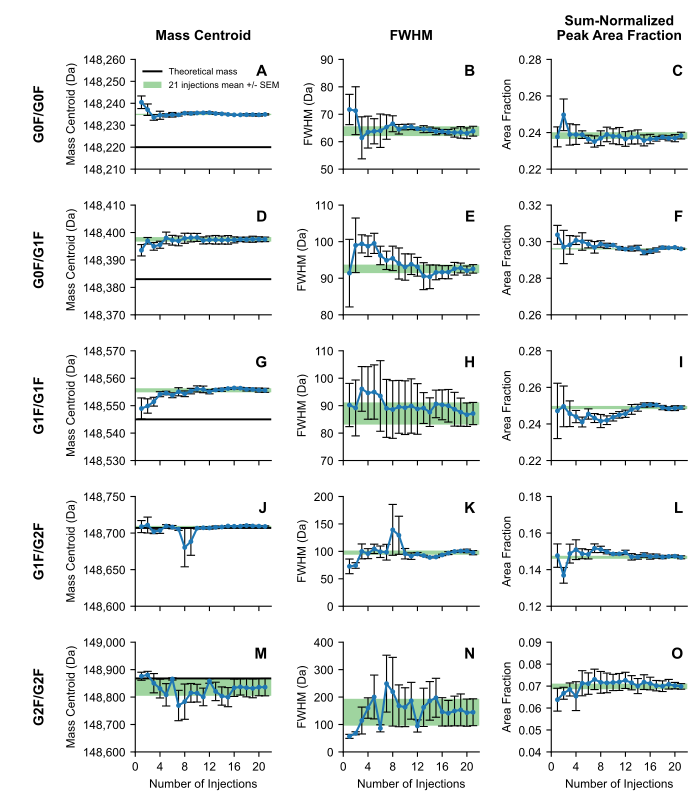

The script that saved this image:
"""Create the Waters mAb glycoform ion-statistics grid used in Figure S6."""

import re
from pathlib import Path

import matplotlib.pyplot as plt
from matplotlib.ticker import MaxNLocator, StrMethodFormatter
import numpy as np
import pandas as pd


REPLICATE_FOLDERS = [
    Path(r"Z:\Group Share\BHT\Temp\Paper\Stats\Waters mAb Rep 1"),
    Path(r"Z:\Group Share\BHT\Temp\Paper\Stats\Waters mAb Rep 2"),
    Path(r"Z:\Group Share\BHT\Temp\Paper\Stats\Waters mAb Rep 3"),
]

TARGET_MASSES = {
    "G0F/G0F": 148220.0,
    "G0F/G1F": 148383.0,
    "G1F/G1F": 148545.0,
    "G1F/G2F": 148707.0,
    "G2F/G2F": 148868.0,
}

MASS_TOLERANCE_DA = 100.0
EXPECTED_INJECTIONS = tuple(range(1, 22))
HIGHLIGHT_INJECTION = 21
OUTPUT_DPI = 300
OUTPUT_DIRECTORY = Path(__file__).resolve().parent
OUTPUT_PNG = OUTPUT_DIRECTORY / "Figure S6.png"
OUTPUT_PDF = OUTPUT_DIRECTORY / "Figure S6.pdf"
OUTPUT_CSV = OUTPUT_DIRECTORY / "Figure S6_results.csv"

Y_TICK_INTERVALS_PER_SIDE = 2
BASE_FONT_SIZE = 8.5
GRID_HEADER_FONT_SIZE = 10
SUBPLOT_LABEL_FONT_SIZE = 11
LEGEND_FONT_SIZE = 6.5
LEGEND_LOCATION = "upper left"
FIGURE_SIZE_INCHES = (7.0, 8.0)
PEAK_LABEL_OFFSET_POINTS = 10
AXIS_STROKE_WIDTH = 0.8
MEASUREMENT_LABEL = "glycoform"

REQUIRED_COLUMNS = {
    "Mass",
    "Area",
    "MassCentroid",
    "MassFWHM",
}

METRICS = {
    "centroid": {
        "title": "Mass Centroid",
        "ylabel": "Mass Centroid (Da)",
        "source": "Mass Centroid (Da)",
        "mean": "Mean Mass Centroid (Da)",
        "sem": "SEM Mass Centroid (Da)",
        "replicate": "Replicate {replicate} Mass Centroid (Da)",
        "format": "{x:,.0f}",
    },
    "fwhm": {
        "title": "FWHM",
        "ylabel": "FWHM (Da)",
        "source": "FWHM (Da)",
        "mean": "Mean FWHM (Da)",
        "sem": "SEM FWHM (Da)",
        "replicate": "Replicate {replicate} FWHM (Da)",
        "format": "{x:.0f}",
    },
    "area_fraction": {
        "title": "Sum-Normalized\nPeak Area Fraction",
        "ylabel": "Area Fraction",
        "source": "Sum-Normalized Peak Area Fraction",
        "mean": "Mean Sum-Normalized Peak Area Fraction",
        "sem": "SEM Sum-Normalized Peak Area Fraction",
        "replicate": (
            "Replicate {replicate} Sum-Normalized Peak Area Fraction"
        ),
        "format": "{x:.2f}",
    },
}


def extract_injection_number(path: Path) -> int:
    """Extract an injection count from a ``merged_N_peakparam.dat`` name."""
    match = re.search(r"merged_(\d+)_", path.name)
    if match is None:
        raise ValueError(f"Could not determine injection number from: {path.name}")
    return int(match.group(1))


def load_peak_parameters(path: Path) -> pd.DataFrame:
    """Load and validate one UniDec peak-parameter file."""
    table = pd.read_csv(path, sep=r"\s+", encoding="utf-8")
    missing_columns = REQUIRED_COLUMNS.difference(table.columns)
    if missing_columns:
        missing = ", ".join(sorted(missing_columns))
        raise ValueError(f"Missing columns ({missing}) in: {path}")

    table = table.copy()
    for column in REQUIRED_COLUMNS:
        table[column] = pd.to_numeric(table[column], errors="coerce")
    if table[list(REQUIRED_COLUMNS)].isna().any().any():
        raise ValueError(f"Non-numeric required values found in: {path}")
    return table


def match_target_peak(
    table: pd.DataFrame,
    target_mass: float,
    path: Path,
) -> pd.Series:
    """Return the closest peak whose first-column mass is within tolerance."""
    mass_error = (table["Mass"] - target_mass).abs()
    candidates = table.loc[mass_error <= MASS_TOLERANCE_DA]
    if candidates.empty:
        raise ValueError(
            f"No peak within {MASS_TOLERANCE_DA:g} Da of {target_mass:.2f} Da in: "
            f"{path}"
        )
    closest_index = mass_error.loc[candidates.index].idxmin()
    return table.loc[closest_index]


def collect_measurements() -> pd.DataFrame:
    """Collect the five matched glycoforms from all replicate DAT files."""
    records: list[dict[str, float | int | str]] = []

    for replicate, folder in enumerate(REPLICATE_FOLDERS, start=1):
        if not folder.is_dir():
            raise FileNotFoundError(f"Replicate folder not found: {folder}")

        files = list(folder.glob("*_peakparam.dat"))
        files.sort(key=extract_injection_number)
        found_injections = tuple(extract_injection_number(path) for path in files)
        if found_injections != EXPECTED_INJECTIONS:
            raise ValueError(
                f"Replicate {replicate} must contain injections 1--21 exactly once; "
                f"found {found_injections}"
            )

        for path in files:
            injection_number = extract_injection_number(path)
            table = load_peak_parameters(path)
            matched_peaks = {
                protein: match_target_peak(table, target_mass, path)
                for protein, target_mass in TARGET_MASSES.items()
            }

            matched_area_sum = sum(
                float(peak["Area"]) for peak in matched_peaks.values()
            )
            if matched_area_sum <= 0.0:
                raise ValueError(f"Matched peak areas do not have a positive sum: {path}")

            for protein, target_mass in TARGET_MASSES.items():
                peak = matched_peaks[protein]
                peak_area = float(peak["Area"])
                if peak_area < 0.0:
                    raise ValueError(f"Negative matched peak area found in: {path}")
                records.append(
                    {
                        "Protein": protein,
                        "Theoretical Mass (Da)": target_mass,
                        "Injection Number": injection_number,
                        "Replicate": replicate,
                        "Matched Mass (Da)": float(peak["Mass"]),
                        "Mass Centroid (Da)": float(peak["MassCentroid"]),
                        "FWHM (Da)": float(peak["MassFWHM"]),
                        "Sum-Normalized Peak Area Fraction": (
                            peak_area / matched_area_sum
                        ),
                        "Source File": str(path),
                    }
                )

    measurements = pd.DataFrame.from_records(records)
    expected_rows = (
        len(REPLICATE_FOLDERS) * len(EXPECTED_INJECTIONS) * len(TARGET_MASSES)
    )
    if len(measurements) != expected_rows:
        raise ValueError(
            f"Expected {expected_rows} matched measurements; found {len(measurements)}"
        )
    return measurements


def standard_error(values: np.ndarray) -> float:
    """Return the standard error of the mean for replicate values."""
    if values.size < 2:
        return 0.0
    return float(np.std(values, ddof=1) / np.sqrt(values.size))


def create_results_table(measurements: pd.DataFrame) -> pd.DataFrame:
    """Create the wide replicate, mean, and SEM table used for plotting."""
    rows: list[dict[str, float | int | str]] = []

    for protein, theoretical_mass in TARGET_MASSES.items():
        protein_data = measurements.loc[measurements["Protein"] == protein]
        for injection_number in EXPECTED_INJECTIONS:
            group = protein_data.loc[
                protein_data["Injection Number"] == injection_number
            ].sort_values("Replicate")
            if tuple(group["Replicate"]) != tuple(
                range(1, len(REPLICATE_FOLDERS) + 1)
            ):
                raise ValueError(
                    f"Incomplete replicate data for {protein}, injection "
                    f"{injection_number}"
                )

            row: dict[str, float | int | str] = {
                "Protein": protein,
                "Theoretical Mass (Da)": theoretical_mass,
                "Injection Number": injection_number,
            }
            for metric in METRICS.values():
                values = group[metric["source"]].to_numpy(dtype=float)
                for replicate, value in enumerate(values, start=1):
                    row[metric["replicate"].format(replicate=replicate)] = value
                row[metric["mean"]] = float(np.mean(values))
                row[metric["sem"]] = standard_error(values)
            rows.append(row)

    return pd.DataFrame.from_records(rows)


def get_nice_tick_step(raw_step: float) -> float:
    """Round a tick interval up to a readable 1, 2, 5, or 10 multiple."""
    if raw_step <= 0:
        return 1.0
    magnitude = 10 ** np.floor(np.log10(raw_step))
    normalized = raw_step / magnitude
    for candidate in (1, 2, 5, 10):
        if normalized <= candidate:
            return float(candidate * magnitude)
    return float(10 * magnitude)


def set_metric_axis_limits(
    axis: plt.Axes,
    means: np.ndarray,
    errors: np.ndarray,
    metric_name: str,
    theoretical_mass: float | None = None,
) -> None:
    """Scale an axis using the nice-tick logic from Ion Statistics Grid.py."""
    values = np.concatenate((means - errors, means + errors))
    if theoretical_mass is not None:
        values = np.append(values, theoretical_mass)

    lower_value = float(np.min(values))
    upper_value = float(np.max(values))
    span = upper_value - lower_value
    minimum_padding = 0.01 if metric_name == "area_fraction" else 1.0
    padding = max(
        span * 0.08,
        max(abs(lower_value), abs(upper_value), 1.0) * 0.00005,
        minimum_padding,
    )
    lower_limit = lower_value - padding
    upper_limit = upper_value + padding
    tick_step = get_nice_tick_step(
        (upper_limit - lower_limit) / (Y_TICK_INTERVALS_PER_SIDE * 2)
    )
    tick_start = np.floor(lower_limit / tick_step) * tick_step
    tick_end = np.ceil(upper_limit / tick_step) * tick_step
    ticks = np.arange(tick_start, tick_end + tick_step * 0.5, tick_step)
    axis.set_ylim(ticks[0], ticks[-1])
    axis.set_yticks(ticks)
    axis.yaxis.set_major_formatter(StrMethodFormatter(METRICS[metric_name]["format"]))
    axis.yaxis.get_offset_text().set_visible(False)


def subplot_label(index: int) -> str:
    """Return spreadsheet-style subplot labels: A ... Z, AA, AB, etc."""
    label = ""
    while True:
        index, remainder = divmod(index, 26)
        label = chr(ord("A") + remainder) + label
        if index == 0:
            return label
        index -= 1


def make_figure(results: pd.DataFrame) -> plt.Figure:
    """Build the grid using the plotting logic from Ion Statistics Grid.py."""
    figure, axes = plt.subplots(
        nrows=len(TARGET_MASSES),
        ncols=len(METRICS),
        squeeze=False,
        sharex="col",
        figsize=FIGURE_SIZE_INCHES,
    )
    point_color = plt.get_cmap("tab10")(0)
    highlight_color = plt.get_cmap("tab10")(2)

    for row, (protein, theoretical_mass) in enumerate(TARGET_MASSES.items()):
        protein_results = results.loc[results["Protein"] == protein].sort_values(
            "Injection Number"
        )
        injection_numbers = protein_results["Injection Number"].to_numpy(dtype=float)

        for column, (metric_name, metric) in enumerate(METRICS.items()):
            axis = axes[row, column]
            means = protein_results[metric["mean"]].to_numpy(dtype=float)
            errors = protein_results[metric["sem"]].to_numpy(dtype=float)

            if row == 0:
                axis.set_title(
                    metric["title"],
                    fontsize=GRID_HEADER_FONT_SIZE,
                    fontweight="bold",
                    pad=14,
                )

            if column == 0:
                axis.annotate(
                    protein,
                    xy=(0, 0.5),
                    xytext=(-axis.yaxis.labelpad - PEAK_LABEL_OFFSET_POINTS, 0),
                    xycoords=axis.yaxis.label,
                    textcoords="offset points",
                    ha="right",
                    va="center",
                    fontsize=GRID_HEADER_FONT_SIZE,
                    fontweight="bold",
                    rotation=90,
                )

            axis.text(
                0.97,
                0.95,
                subplot_label(row * len(METRICS) + column),
                transform=axis.transAxes,
                fontsize=SUBPLOT_LABEL_FONT_SIZE,
                fontweight="bold",
                ha="right",
                va="top",
                clip_on=True,
                zorder=10,
            )

            theoretical_for_limits = None
            if metric_name == "centroid":
                theoretical_for_limits = theoretical_mass
                axis.axhline(
                    theoretical_mass,
                    color="black",
                    linestyle="-",
                    linewidth=1.4,
                    label="Theoretical mass",
                    zorder=1.5,
                )

            highlight_row = protein_results.loc[
                protein_results["Injection Number"] == HIGHLIGHT_INJECTION
            ]
            if not highlight_row.empty:
                highlight_mean = float(highlight_row.iloc[0][metric["mean"]])
                highlight_error = float(highlight_row.iloc[0][metric["sem"]])
                if highlight_error > 0:
                    axis.axhspan(
                        highlight_mean - highlight_error,
                        highlight_mean + highlight_error,
                        facecolor=highlight_color,
                        alpha=0.45,
                        linewidth=0,
                        label=(
                            f"{HIGHLIGHT_INJECTION} injections mean +/- SEM"
                        ),
                        zorder=1,
                    )

            axis.errorbar(
                injection_numbers,
                means,
                yerr=errors,
                marker="o",
                linestyle="-",
                linewidth=1.5,
                markersize=2.5,
                capsize=3,
                color=point_color,
                markerfacecolor=point_color,
                markeredgecolor=point_color,
                ecolor="black",
                elinewidth=AXIS_STROKE_WIDTH,
                capthick=AXIS_STROKE_WIDTH,
                zorder=2,
            )

            set_metric_axis_limits(
                axis,
                means,
                errors,
                metric_name,
                theoretical_for_limits,
            )
            axis.xaxis.set_major_locator(MaxNLocator(nbins=6, integer=True))
            axis.set_ylabel(metric["ylabel"])
            axis.spines["top"].set_visible(False)
            axis.spines["right"].set_visible(False)
            axis.spines["left"].set_linewidth(AXIS_STROKE_WIDTH)
            axis.spines["bottom"].set_linewidth(AXIS_STROKE_WIDTH)
            axis.tick_params(width=AXIS_STROKE_WIDTH)

            if row == len(TARGET_MASSES) - 1:
                axis.set_xlabel("Number of Injections")

            handles, _ = axis.get_legend_handles_labels()
            if handles and row == 0 and column == 0:
                axis.legend(
                    frameon=False,
                    fontsize=LEGEND_FONT_SIZE,
                    loc=LEGEND_LOCATION,
                )

    figure.tight_layout(rect=(0.03, 0, 1, 1), h_pad=2.2, w_pad=2.0)
    return figure


def main() -> None:
    """Calculate statistics and render Figure S6 plus its results CSV."""
    plt.rcParams.update(
        {
            "font.family": "Arial",
            "font.size": BASE_FONT_SIZE,
            "pdf.fonttype": 42,
            "ps.fonttype": 42,
            "savefig.transparent": True,
        }
    )

    measurements = collect_measurements()
    results = create_results_table(measurements)
    results.to_csv(OUTPUT_CSV, index=False, float_format="%.10g")

    figure = make_figure(results)
    figure.savefig(
        OUTPUT_PNG,
        dpi=OUTPUT_DPI,
        transparent=True,
    )
    figure.savefig(
        OUTPUT_PDF,
        dpi=OUTPUT_DPI,
        transparent=True,
    )
    plt.close(figure)

    print(f"Matched {len(measurements)} {MEASUREMENT_LABEL} measurements")
    print(f"Saved {OUTPUT_PNG}")
    print(f"Saved {OUTPUT_PDF}")
    print(f"Saved {OUTPUT_CSV}")


if __name__ == "__main__":
    main()
